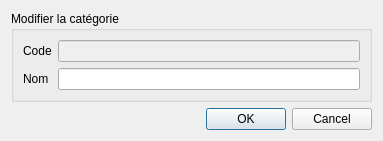
<?xml version="1.0" encoding="UTF-8"?>
<ui version="4.0">
 <class>ModifierCategorieDialog</class>
 <widget class="QDialog" name="ModifierCategorieDialog">
  <property name="geometry">
   <rect>
    <x>0</x>
    <y>0</y>
    <width>383</width>
    <height>132</height>
   </rect>
  </property>
  <property name="windowTitle">
   <string>Modifier une catégorie</string>
  </property>
  <property name="modal">
   <bool>true</bool>
  </property>
  <layout class="QVBoxLayout" name="verticalLayout">
   <item>
    <widget class="QGroupBox" name="groupBox">
     <property name="title">
      <string>Modifier la catégorie</string>
     </property>
     <layout class="QGridLayout" name="gridLayout">
      <item row="0" column="0">
       <widget class="QLabel" name="label">
        <property name="text">
         <string>Code</string>
        </property>
       </widget>
      </item>
      <item row="0" column="1">
       <widget class="QLineEdit" name="edCode">
        <property name="enabled">
         <bool>false</bool>
        </property>
       </widget>
      </item>
      <item row="1" column="0">
       <widget class="QLabel" name="label_2">
        <property name="text">
         <string>Nom</string>
        </property>
       </widget>
      </item>
      <item row="1" column="1">
       <widget class="QLineEdit" name="edNom"/>
      </item>
     </layout>
    </widget>
   </item>
   <item>
    <widget class="QDialogButtonBox" name="buttonBox">
     <property name="orientation">
      <enum>Qt::Horizontal</enum>
     </property>
     <property name="standardButtons">
      <set>QDialogButtonBox::Cancel|QDialogButtonBox::Ok</set>
     </property>
    </widget>
   </item>
   <item>
    <spacer name="verticalSpacer">
     <property name="orientation">
      <enum>Qt::Vertical</enum>
     </property>
     <property name="sizeHint" stdset="0">
      <size>
       <width>20</width>
       <height>40</height>
      </size>
     </property>
    </spacer>
   </item>
  </layout>
 </widget>
 <resources/>
 <connections>
  <connection>
   <sender>buttonBox</sender>
   <signal>accepted()</signal>
   <receiver>ModifierCategorieDialog</receiver>
   <slot>accept()</slot>
   <hints>
    <hint type="sourcelabel">
     <x>248</x>
     <y>254</y>
    </hint>
    <hint type="destinationlabel">
     <x>157</x>
     <y>274</y>
    </hint>
   </hints>
  </connection>
  <connection>
   <sender>buttonBox</sender>
   <signal>rejected()</signal>
   <receiver>ModifierCategorieDialog</receiver>
   <slot>reject()</slot>
   <hints>
    <hint type="sourcelabel">
     <x>316</x>
     <y>260</y>
    </hint>
    <hint type="destinationlabel">
     <x>286</x>
     <y>274</y>
    </hint>
   </hints>
  </connection>
 </connections>
</ui>
